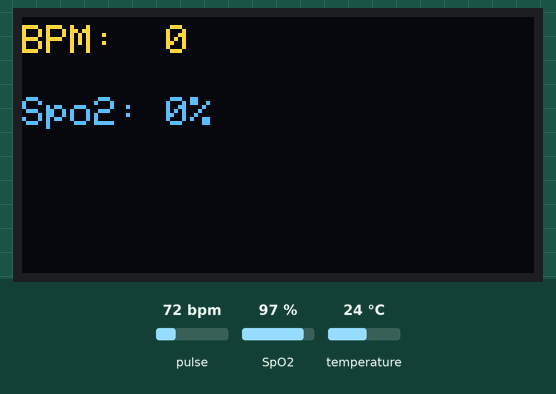
Simulated run of this sketch. Board: ESP8266 (NodeMCU). Shown: 128×64 one-colour display. The test bench sets the inputs (shaded band); at power-on: pulse 72 bpm, SpO2 97 %, temperature 24 °C. The OLED is the two-colour kind (top 16 rows yellow); WiFi joins after 1.5 s; servers stay silent unless stated; what the sketch prints to the serial monitor is not drawn. At 15.5 s the program restarts the board; the recording ends there.

Above: at 1.65 s.
2.8 s: pulse set to 42 bpm
At 4.8 s:
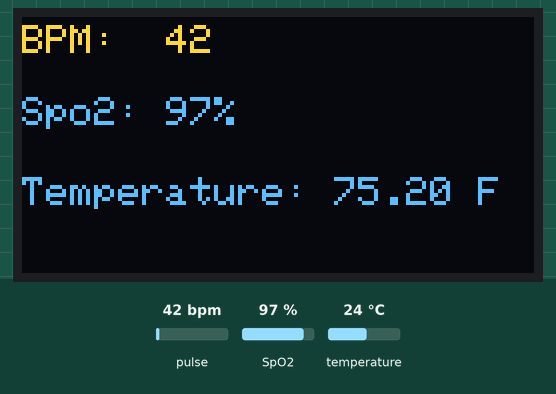
7.6 s: SpO2 set to 80 %
At 8.61 s:
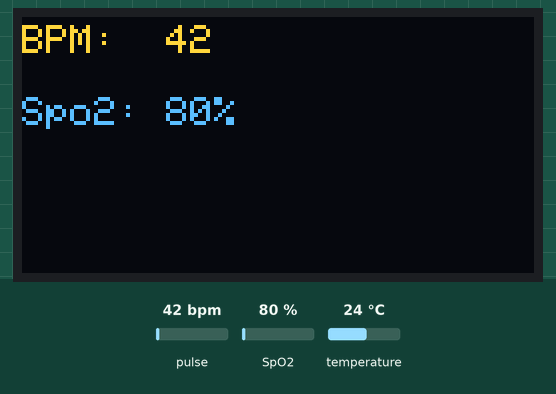
10.1 s: temperature set to 12 °C
At 11.8 s:
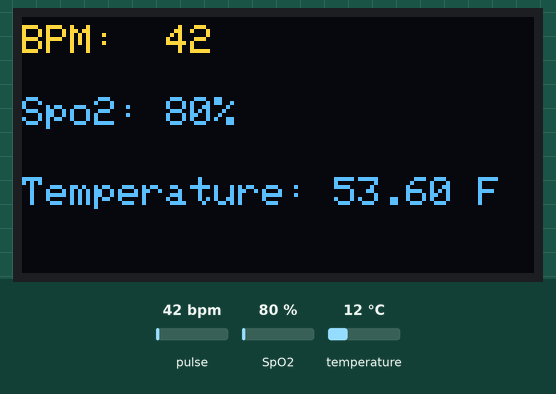
13.5 s: pulse set to 70 bpm
At 15.0 s:
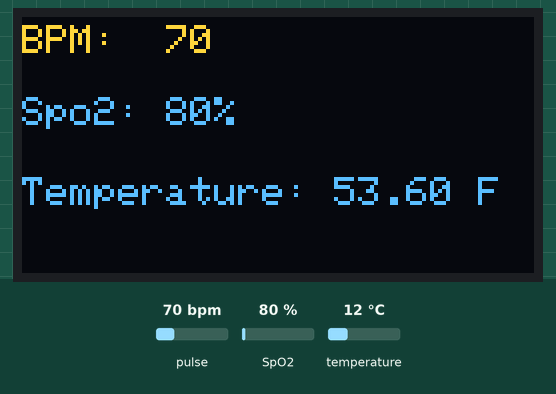
Timing chart, 0 to 15.5 s (numbered marks = the images above; inputs shaded):
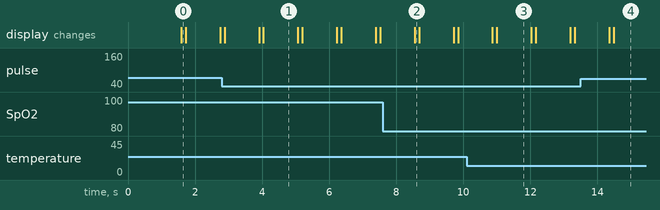

Measured:
- after the input at 7.6 s, the display: changes after 0.95 s (image 2)
- after the input at 10.1 s, the display: first differs from a run without the input after 0.90 s (image 3)
- after the input at 13.5 s, the display: first changes after 0.85 s (image 4 shows a later state)
- what the display in image 1 shows lasts 1.1 s, from 4.0 s to 5.1 s

The sketch:

Texhibition21.ino
```cpp
#include "FirebaseESP8266.h"
#include <ESP8266WiFi.h>
#include <SPI.h>
#include <Wire.h>
#include <Adafruit_GFX.h>
#include <Adafruit_SSD1306.h>
#include "MAX30100_PulseOximeter.h"
#include <OneWire.h>
#include <DallasTemperature.h>

#define WIFI_SSID "Nemo 4G"
#define WIFI_PASSWORD "unity@1234"
#define FIREBASE_HOST "texhibition-2021-default-rtdb.firebaseio.com/"
#define FIREBASE_AUTH "CelOPgTLNZMdh823etZrx6fSsWrOuGHcZIuPizf3"

FirebaseData firebaseData;
FirebaseJson json;
void printResult(FirebaseData &data);


#define SCREEN_WIDTH 128 // OLED display width, in pixels
#define SCREEN_HEIGHT 64 // OLED display height, in pixels
#define OLED_RESET     -1 // Reset pin # (or -1 if sharing Arduino reset pin)
#define SCREEN_ADDRESS 0x3C ///< See datasheet for Address; 0x3D for 128x64, 0x3C for 128x32
Adafruit_SSD1306 display(SCREEN_WIDTH, SCREEN_HEIGHT, &Wire, OLED_RESET);
#define NUMFLAKES     10
#define LOGO_HEIGHT   16
#define LOGO_WIDTH    16
#define REPORTING_PERIOD_MS 1000

#define ONE_WIRE_BUS D3

OneWire oneWire(ONE_WIRE_BUS);
DallasTemperature sensors(&oneWire);
DeviceAddress insideThermometer;


PulseOximeter pox;

uint32_t tsLastReport = 0;
uint32_t lastFirebaseTime = 0;

int heartRate = 0;
int spo2 = 0;
float temp = 91.50;


void onBeatDetected()
{
}
void setup()
{
  Serial.begin(115200);

  if(!display.begin(SSD1306_SWITCHCAPVCC, SCREEN_ADDRESS))
  {
    Serial.println(F("SSD1306 allocation failed"));
    for(;;);
  }


  WiFi.begin(WIFI_SSID, WIFI_PASSWORD);
  Serial.print("Connecting to Wi-Fi");
  while (WiFi.status() != WL_CONNECTED)
  {
    Serial.print(".");
    delay(300);
  }

  Serial.println();
  Serial.print("Connected with IP: ");
  Serial.println(WiFi.localIP());
  Serial.println();


    Firebase.begin(FIREBASE_HOST, FIREBASE_AUTH);
    Firebase.reconnectWiFi(true);
    firebaseData.setBSSLBufferSize(1024, 1024);
    firebaseData.setResponseSize(1024);
    Firebase.setReadTimeout(firebaseData, 1000 * 60);
    Firebase.setwriteSizeLimit(firebaseData, "tiny");


  if (!pox.begin())
  {
    display.clearDisplay();
    display.setTextSize(1);
    display.setTextColor(1);
    display.setCursor(0, 0);
    display.println("Failed");
    display.display();
    for(;;);
  }
  else
  {
     pox.setOnBeatDetectedCallback(onBeatDetected);
  }


    sensors.begin();
    if (sensors.isParasitePowerMode()) Serial.println("ON");
    else Serial.println("OFF");
    if (!sensors.getAddress(insideThermometer, 0)) Serial.println("Unable to find address for Device 0");
    Serial.print("Device 0 Address: ");
    printAddress(insideThermometer);
    Serial.println();
    sensors.setResolution(insideThermometer, 9);


}

void loop()
{
        check();
        if(millis() - lastFirebaseTime > 15000)
        {
           lastFirebaseTime =  millis();

           if (Firebase.setInt(firebaseData, "/Hospitals/P9ptLvItc8hNYXiuny02FNkzCs13/Beds/102/HeartRate", pox.getHeartRate()))
            {
              printResult(firebaseData);
            }
            else
            {
            }

         if (Firebase.setInt(firebaseData, "/Hospitals/P9ptLvItc8hNYXiuny02FNkzCs13/Beds/102/OxygenSaturation", spo2))
            {
              printResult(firebaseData);
            }
            else
            {
            }

         if (Firebase.setInt(firebaseData, "/Hospitals/P9ptLvItc8hNYXiuny02FNkzCs13/Beds/102/BodyTemperature", temp))
            {
              printResult(firebaseData);
              ESP.restart();
            }
            else
            {
            }
       }
}


void check()
{
  pox.update();
  if (millis() - tsLastReport > REPORTING_PERIOD_MS)
   {
      heartRate = pox.getHeartRate();
      spo2 = pox.getSpO2();
      display.clearDisplay();
      display.setTextSize(1);
      display.setTextColor(1);
      display.setCursor(0,2);
      display.print("BPM:  ");
      display.print(heartRate);

      display.setTextSize(1);
      display.setTextColor(1);
      display.setCursor(0, 20);
      display.print("Spo2: ");
      display.print(spo2);
      display.print("%");
      display.display();

        sensors.requestTemperatures();
        float tempC = sensors.getTempC(insideThermometer);
        if(tempC == DEVICE_DISCONNECTED_C)
        {
          return;
        }

      temp = DallasTemperature::toFahrenheit(tempC);
      display.setTextSize(1);
      display.setTextColor(1);
      display.setCursor(0, 40);
      display.print("Temperature: ");
      display.print(temp);
      display.print(" F");
      display.display();

     //  Publishing data to the firebase database..........................
     tsLastReport = millis();
  }
}


void printAddress(DeviceAddress deviceAddress)
{
  for (uint8_t i = 0; i < 8; i++)
  {
    if (deviceAddress[i] < 16) Serial.print("0");
    Serial.print(deviceAddress[i], HEX);
  }
}

void printResult(FirebaseData &data)
{

    if (data.dataType() == "int")
        Serial.println(data.intData());
    else if (data.dataType() == "float")
        Serial.println(data.floatData(), 5);
    else if (data.dataType() == "double")
        printf("%.9lf\n", data.doubleData());
    else if (data.dataType() == "boolean")
        Serial.println(data.boolData() == 1 ? "true" : "false");
    else if (data.dataType() == "string")
        Serial.println(data.stringData());
    else if (data.dataType() == "json")
    {
        Serial.println();
        FirebaseJson &json = data.jsonObject();
        //Print all object data
        Serial.println("Pretty printed JSON data:");
        String jsonStr;
        json.toString(jsonStr,true);
        Serial.println(jsonStr);
        Serial.println();
        Serial.println("Iterate JSON data:");
        Serial.println();
        size_t len = json.iteratorBegin();
        String key, value = "";
        int type = 0;
        for (size_t i = 0; i < len; i++)
        {
            json.iteratorGet(i, type, key, value);
            Serial.print(i);
            Serial.print(", ");
            Serial.print("Type: ");
            Serial.print(type == FirebaseJson::JSON_OBJECT ? "object" : "array");
            if (type == FirebaseJson::JSON_OBJECT)
            {
                Serial.print(", Key: ");
                Serial.print(key);
            }
            Serial.print(", Value: ");
            Serial.println(value);
        }
        json.iteratorEnd();
    }
    else if (data.dataType() == "array")
    {
        Serial.println();
        //get array data from FirebaseData using FirebaseJsonArray object
        FirebaseJsonArray &arr = data.jsonArray();
        //Print all array values
        Serial.println("Pretty printed Array:");
        String arrStr;
        arr.toString(arrStr,true);
        Serial.println(arrStr);
        Serial.println();
        Serial.println("Iterate array values:");
        Serial.println();
        for (size_t i = 0; i < arr.size(); i++)
        {
            Serial.print(i);
            Serial.print(", Value: ");

            FirebaseJsonData &jsonData = data.jsonData();
            //Get the result data from FirebaseJsonArray object
            arr.get(jsonData, i);
            if (jsonData.typeNum == FirebaseJson::JSON_BOOL)
                Serial.println(jsonData.boolValue ? "true" : "false");
            else if (jsonData.typeNum == FirebaseJson::JSON_INT)
                Serial.println(jsonData.intValue);
            else if (jsonData.typeNum == FirebaseJson::JSON_DOUBLE)
                printf("%.9lf\n", jsonData.doubleValue);
            else if (jsonData.typeNum == FirebaseJson::JSON_STRING ||
                     jsonData.typeNum == FirebaseJson::JSON_NULL ||
                     jsonData.typeNum == FirebaseJson::JSON_OBJECT ||
                     jsonData.typeNum == FirebaseJson::JSON_ARRAY)
                Serial.println(jsonData.stringValue);
        }
    }
}
```
